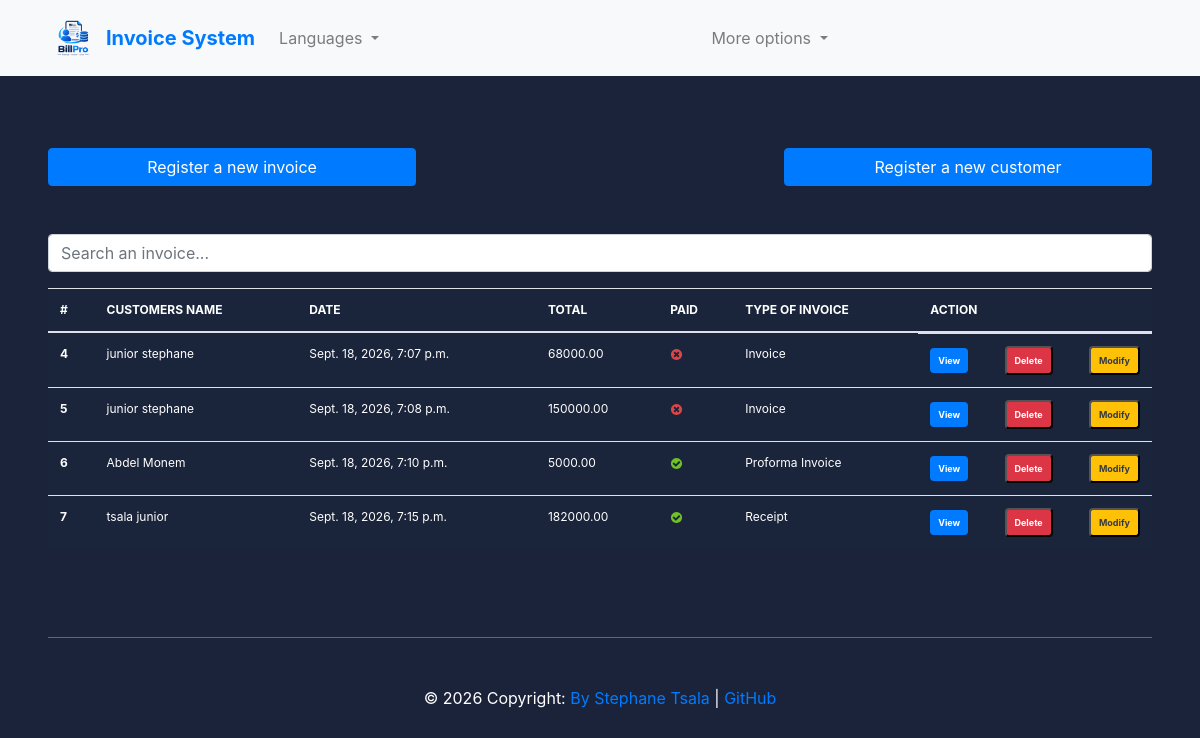
Page /?page=2 on the earlier database version.
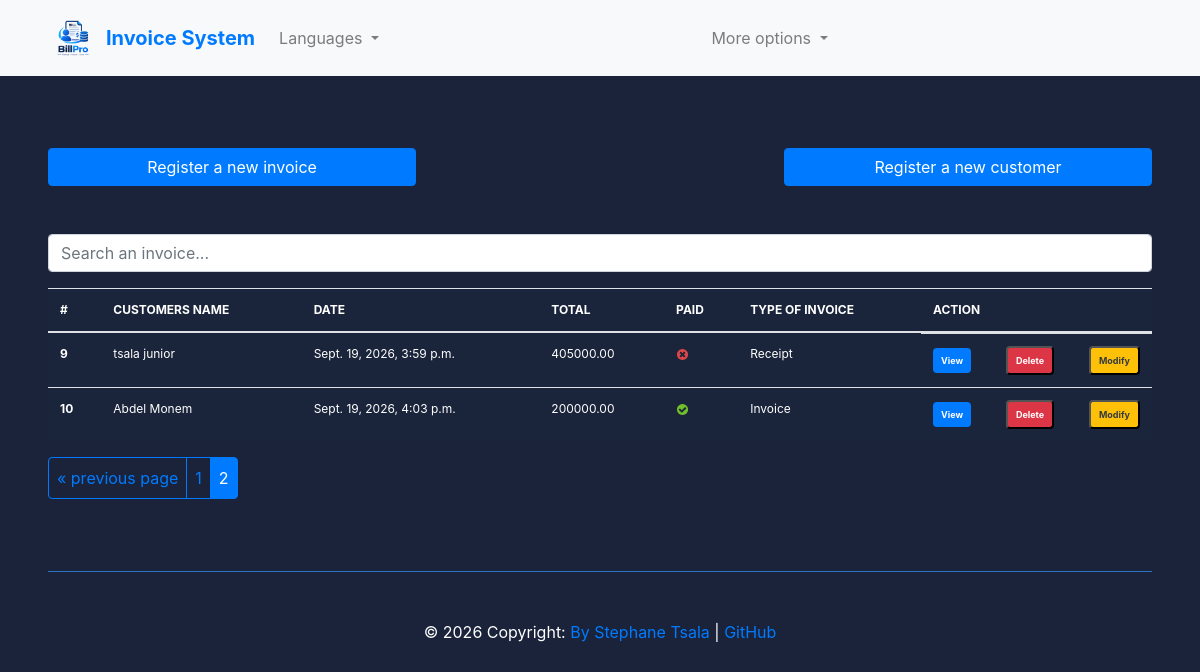
Same page on the later database version.
### Invoice_app/models.py (models this page shows, shortened)
class Invoice(models.Model):
    INVOICE_TYPES = [("R", "Receipt"), ("I", "Invoice"), ("P", "Proforma Invoice")]
    customer = models.ForeignKey(Customer, on_delete=models.PROTECT)
    save_by = models.ForeignKey(User, on_delete=models.PROTECT)
    invoice_date = models.DateTimeField(auto_now_add=True, null=False, blank=False)
    amount = models.DecimalField(max_digits=10, decimal_places=2)
    last_updated = models.DateTimeField(null=True, blank=True)
    paid = models.BooleanField(default=False)
    invoice_type = models.CharField(
        max_length=1, choices=INVOICE_TYPES, null=False, blank=False
    )
    comments = models.TextField(null=True, blank=True)
    class Meta:
        verbose_name = "Invoice"
        verbose_name_plural = "Invoices"
    @property
    def get_total_amount(self):
        total_amount = sum(product.get_total_price for product in self.products_set.all())
        return total_amount
    def get_invoice_type_display(self):
        return dict(self.INVOICE_TYPES).get(self.invoice_type, "Unknown")

class Customer(models.Model):
    SEX_TYPES = [("M", "Male"), ("F", "Female")]
    name = models.CharField(max_length=150, null=False, blank=False)
    email = models.EmailField(unique=True, null=False, blank=False)
    phone_number = models.CharField(max_length=20, unique=True, null=False, blank=False)
    address = models.CharField(max_length=100, null=False, blank=False)
    sex = models.CharField(max_length=1, choices=SEX_TYPES, null=False, blank=False)
    age = models.CharField(max_length=10, null=False, blank=False)
    city = models.CharField(max_length=50, null=False, blank=False)
    zip_code = models.CharField(max_length=20)
    created_at = models.DateTimeField(auto_now_add=True)
    save_by = models.ForeignKey(User, on_delete=models.PROTECT)
    class Meta:
        verbose_name = "Customer"
        verbose_name_plural = "Customers"

class Products(models.Model):
    invoice = models.ForeignKey(Invoice, on_delete=models.CASCADE, related_name="products_set")
    name = models.CharField(max_length=100, null=False, blank=False)
    quantity = models.PositiveIntegerField(null=False, blank=False)
    unit_price = models.DecimalField(max_digits=10, decimal_places=2, null=False, blank=False)
    total_price = models.DecimalField(max_digits=10, decimal_places=2, null=False, blank=False)
    class Meta:
        verbose_name = "Product"
        verbose_name_plural = "Products"
    @property
    def get_total_price(self):
        return self.quantity * self.unit_price

### Invoice_app/views.py (the view, shortened to what this page needs)
# urls.py: path('', views.HomeView.as_view(), name='home'),
class HomeView(View):
    template_name = "index.html"
    """
    select_related is used to optimize database queries by fetching related objects in a single query, reducing the number of database hits.
    In this case, it fetches the related 'customer' object for each invoice, which can improve performance when displaying invoice data along with customer information.
    """
    invoices = Invoice.objects.select_related("customer", "save_by").all()
    context = {"invoices": invoices}
    def get(self, request, *args, **kwargs):
        items = pagination(request, self.invoices)  # Paginate the invoices
        self.context["invoices"] = items  # Update the context with paginated invoices
        return render(request, self.template_name, self.context)

### Invoice_app/utils.py (called while the page is built)
def pagination(request, invoices):
    default_page = 1
    page = request.GET.get("page", default_page)
    items_per_page = 5  # Number of invoices to display per page
    paginator = Paginator(
        invoices, items_per_page
    )  # Show items_per_page invoices per page
    try:
        items_page = paginator.page(page)
    except PageNotAnInteger:
        items_page = paginator.page(default_page)
    except EmptyPage:
        items_page = paginator.page(paginator.num_pages)
    return items_page  # Return the paginated invoices for rendering in the template

### templates/index.html (shortened to what this page needs)
{% extends 'base.html' %}
{% load static %}
{% block content %}
<br><br>
<div class="row justify-content-between display-flex ml-5 mr-5">
    <a href="{% url 'add_invoice' %}" class="btn col-md-4 btn-primary">
        Register a new invoice
    </a>
    <a href="{% url 'add_customer' %}" class="btn col-md-4 btn-primary">
        Register a new customer
    </a>
</div>
<br> <br>
<div class="form-group ml-5 mr-5">
    <input id="search" class="form-control" type="text" placeholder="Search an invoice...">
</div>
<div class="ml-5 mr-5">
    <table class="table table-striped-columns">
        <thead>
            <tr>
                <th scope="col">#</th>
                <th scope="col">CUSTOMERS NAME</th>
                <th scope="col">DATE</th>
                <th scope="col">TOTAL</th>
                <th scope="col">PAID</th>
                <th scope="col">TYPE OF INVOICE</th>
                <th scope="col">ACTION</th>
            </tr>
        </thead>
        <tbody id="myTable">
            {% if invoices %}
            {% for facture in invoices %}
            <tr>
                <th scope="row">{{ facture.pk }}</th>
                <td>{{facture.customer.name}}</td>
                <td>{{facture.invoice_date}}</td>
                <td>{{ facture.get_total_amount }}</td>
                <td>
                    {% if facture.paid %}
                    <img src="{% static 'images/icon-yes.svg' %}" alt="True">
                    {% else %}
                    <img src="{% static 'images/icon-no.svg' %}" alt="False">
                    {% endif %}
                </td>
                <td>{{facture.get_invoice_type_display }}</td>
                <td class="d-flex justify-content-between align-items-center gap-2">
                    <a href="" title="Detail" class="badge text-white bg-primary p-2">View</a>
                    <button id="btn-invoice-sup" type="button" data-toggle="modal" data-target="#supprimer"
                        class="badge text-white bg-danger p-2" title="Supprimer" data-id=""
                        data-customer="{{facture.customer.name}}">Delete
                    </button>
                    <button id="btn-invoice-mod" type="button" data-toggle="modal" title="Modifier"
                        data-target="#modifier" data-id="{{facture.pk}}" data-customer=""
                        class="badge text-dark bg-warning p-2"> Modify
                    </button>
                </td>
            </tr>
            {% endfor %}
            {% else %}
            <p class="text-center text-white">No invoice found.</p>
            {% endif %}
        </tbody>
    </table>
    {% if invoices.has_other_pages %}
    <div class="btn-group" role="group" aria-label="Item pagination">
        {% if invoices.has_previous %}
        <a href="?page={{ invoices.previous_page_number }}" class="btn btn-outline-primary p-2">&laquo; previous
            page</a>
        {% endif %}
        {% for page_number in invoices.paginator.page_range %}
        {% if invoices.number == page_number %}
        <button class="btn btn-outline-primary p-2 active">
            <span>{{page_number}}<span class="sr-only">(current)</span></span>
        </button>
        {% else %}
        <a href="?page={{ page_number }}" class="btn btn-outline-primary p-2">{{ page_number }}</a>
        {% endif %}
        {% endfor %}
    </div>
    {% endif %}
</div>
<br><br>
{% endblock %}

Differences in the rows shown:
no longer on this page (row unchanged): Invoice: pk "4", customer.name "junior stephane", invoice_date "Sept. 18, 2026, 7:07 p.m.", get_total_amount "68000.00", paid False (drawn), invoice_type "Invoice"
no longer on this page (row unchanged): Invoice: pk "5", customer.name "junior stephane", invoice_date "Sept. 18, 2026, 7:08 p.m.", get_total_amount "150000.00", paid False (drawn), invoice_type "Invoice"
no longer on this page (row unchanged): Invoice: pk "6", customer.name "Abdel Monem", invoice_date "Sept. 18, 2026, 7:10 p.m.", get_total_amount "5000.00", paid True (drawn), invoice_type "Proforma Invoice"
no longer on this page (row unchanged): Invoice: pk "7", customer.name "tsala junior", invoice_date "Sept. 18, 2026, 7:15 p.m.", get_total_amount "182000.00", paid True (drawn), invoice_type "Receipt"
added Invoice: pk "9", customer.name "tsala junior", invoice_date "Sept. 19, 2026, 3:59 p.m.", get_total_amount "405000.00", paid False (drawn), invoice_type "Receipt"
added Invoice: pk "10", customer.name "Abdel Monem", invoice_date "Sept. 19, 2026, 4:03 p.m.", get_total_amount "200000.00", paid True (drawn), invoice_type "Invoice"
Other differences:
text now shown: "« previous page"
new list line: "1"
new list line: "2"
